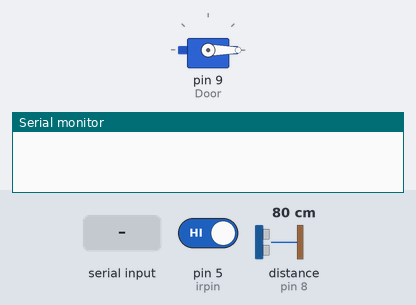
A sketch run on a simulated Arduino Uno, built with avr-gcc and run on an emulated ATmega328P. On the bench: servo, the last lines printed to the serial monitor. Wiring (inferred from the names in the program): ultrasonic range finder: trigger pin 7; echo pin 8. The test bench sets the inputs (shaded band); at power-on: distance to the obstacle (sensor on pin 8) 80 cm, pin 5 (irpin) HIGH. The echo pulse lasts 58.3 µs per cm.

Above: at 1.2 s.
1.3 s: distance to the obstacle (sensor on pin 8) set to 2 cm
At 3.1 s:
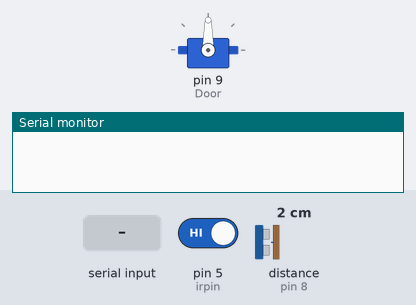
3.5 s: "1" received over Serial
At 4.6 s:
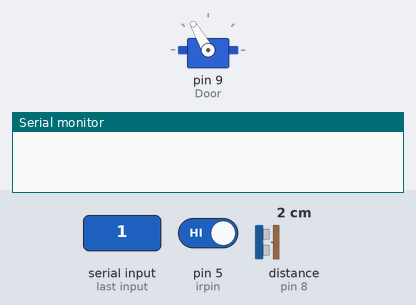
5.5 s: "0" received over Serial
At 6.8 s:
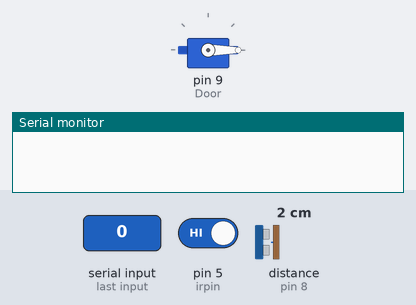
9.6 s: pin 5 (irpin) driven LOW
At 10.4 s:
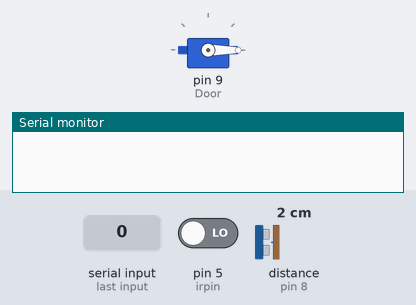
12.5 s: pin 5 (irpin) driven HIGH
At 13.8 s:
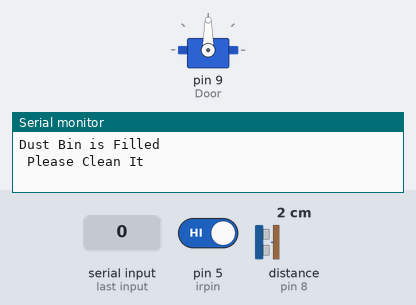
Timing chart, 0 to 17.6 s (numbered marks = the images above; inputs shaded):
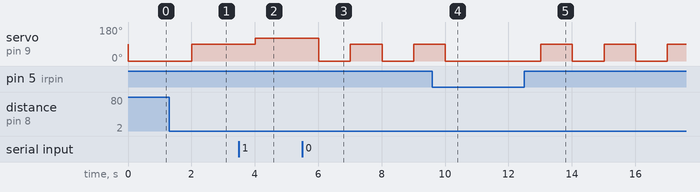

Measured:
- after the input at 1.3 s, servo on pin 9 (Door): 0° → 90° after 0.71 s
- after the input at 3.5 s, servo on pin 9 (Door): 90° → 120° after 0.51 s
- after the input at 5.5 s, servo on pin 9 (Door): alternates 90° for 1.0 s and 0° for 1.0 s, starting after 0.51 s
- after the input at 9.6 s, servo on pin 9 (Door): goes on until 10.0 s, then stays 0°
- after the input at 12.5 s, servo on pin 9 (Door): alternates 90° for 1.0 s and 0° for 1.0 s, starting after 0.51 s

The sketch:

dustbin.ino
```cpp
#include<Servo.h>
Servo Door;
const int trigpin=7;
const int echopin=8;
const int irpin=5;
long double duration;
long double object;
int level;
int door_condition;
void setup() {
  pinMode(trigpin,OUTPUT);
  pinMode(echopin,INPUT);
  pinMode(irpin,INPUT);
  pinMode(0,INPUT);
  pinMode(1,OUTPUT);
  Door.attach(9);
  Serial.begin(9600);
}
void loop() {
   if(Serial.available()){
  door_condition=Serial.read();
}
if(door_condition=='1'){
  Door.write(120);delay(1000);return;
}
else if (door_condition=='0'){
  Door.write(0);delay(1000);
}

 level=digitalRead(irpin);
if (level==0){
  Serial.println("Dust Bin is Filled \n Please Clean It");
  delay(1000);
  return;
}
  digitalWrite(trigpin,0);
  delayMicroseconds(2);
  digitalWrite(trigpin,1);
  delayMicroseconds(5);
  digitalWrite(trigpin,0);
  duration=pulseIn(echopin,1);
  object=duration/58.2;
  if(object<50){
    Door.write(90);
  }
  else{
    Door.write(0);
  }


delay(1000);
}
```
